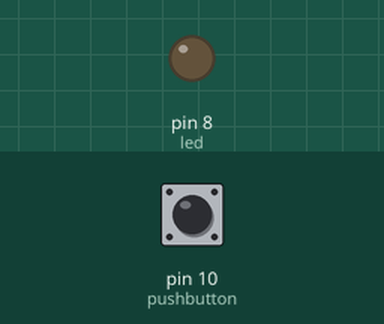
Recording of a sketch running on a simulated Arduino Uno, built with avr-gcc and run on an emulated ATmega328P. Shown: output pins drawn as LEDs (lit = HIGH). Dashed ring = blinking. The inputs (shaded band) are chosen by the test bench; at power-on: pin 10 (pushbutton) HIGH.

Above: at 1.2 s.
1.3 s: pin 10 (pushbutton) pulsed LOW 5 times (0.12 s each, 0.3 s apart)
At 1.75 s:
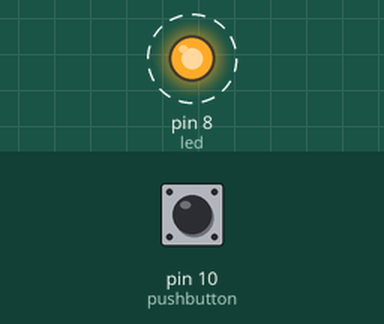
4.3 s: pin 10 (pushbutton) pulled LOW for 0.15 s
At 5.4 s:
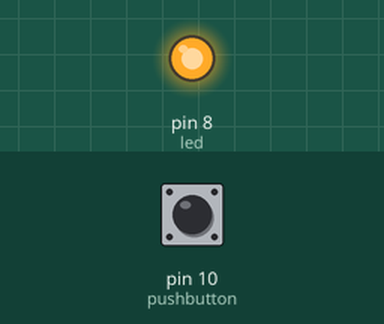
5.9 s: pin 10 (pushbutton) pulled LOW for 1 s
At 6.6 s:
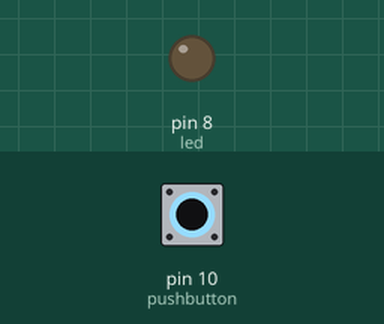
Timing chart, 0 to 8.9 s (numbered marks = the images above; inputs shaded):
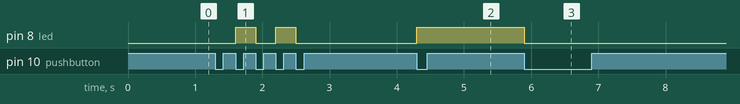

The sketch:

testeBotao.ino
```cpp
int pushbutton = 10; // declara o push button na porta 10
int led = 8; // declara led na porta 8
bool estadoled = 1; // variavel de controle

void setup()
{
  pinMode(pushbutton, INPUT_PULLUP); // define o pino do botao como entrada
  pinMode(led, OUTPUT);// define LED como saida
  digitalWrite(led, LOW);
}

void loop()
{
  if (digitalRead(pushbutton) == LOW) // Se o botão for pressionado
  {
    estadoled = !estadoled; // troca o estado do LED
    digitalWrite(led, estadoled);
    while (digitalRead(pushbutton) == LOW);
    delay(100);
  }
}
```

Measured:
- after the input at 1.3 s, pin 8 (led): alternates HIGH for 0.30 s and LOW for 0.30 s, 4 changes in all, then stays LOW, starting after 0.30 s
- after the input at 4.3 s, pin 8 (led): LOW → HIGH at once
- after the input at 5.9 s, pin 8 (led): HIGH → LOW at once
